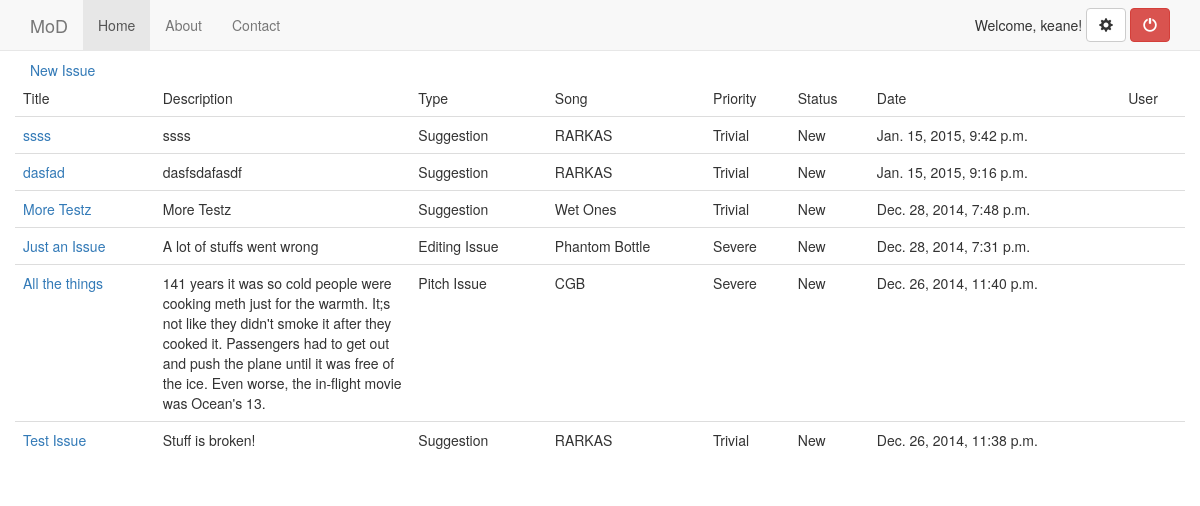
The page /issues/ (signed in) on the database its author committed.
### issues/models.py (models this page shows, shortened)
class Issue(models.Model):
    def is_new(self):
        return self.status == 'New'
    is_new.boolean = True
    title = models.CharField(max_length=50)
    description = models.CharField(max_length=1000)
    date = models.DateTimeField('date')
    typeof = models.CharField(max_length=100, choices=TYPE_CHOICES, default='Suggestion')
    severity = models.CharField(max_length = 100, choices=SEVERITY_CHOICES, default='Trivial')
    status = models.CharField(max_length = 50, choices=STATUS_CHOICES, default='New')
    upvotes = models.IntegerField(default=0)
    downvotes = models.IntegerField(default=0)
    song = models.ForeignKey(Song)
    seconds = models.IntegerField(default=0)
    reporter = models.CharField(max_length=30, default='nobody')

class Song(models.Model):
    def __str__(self):
        return self.title
    title = models.CharField(max_length=50, default='')
    notes = models.CharField(max_length=200, default='None')
    url = models.CharField(max_length=500, default='')

### issues/views.py (the view)
class IndexView(generic.ListView):
    template_name = 'issues/index.html'
    context_object_name = 'issue_recent_list'
    def get_queryset(self):
        return Issue.objects.order_by('-date')[:25]

### issues/templates/issues/index.html (shortened to what this page needs)
{% extends 'issues/base.html' %}
{% load staticfiles %}
{% block body %}
<div class="list">
    {% if issue_recent_list %}
    <a href="{% url 'issues:new_issue' %}">New Issue</a>
    <div class="row" >
        <table class="table">
            <thead
                <tr>
                    <td>Title</td>
                    <td>Description</td>
                    <td>Type</td>
                    <td>Song</td>
                    <td>Priority</td>
                    <td>Status</td>
                    <td>Date</td>
                    <td>User</td>
            </thead>
            <tbody>
                {% for issue in issue_recent_list %}
                <tr>
                    <td><a href="{% url 'issues:detail' issue.id %}">{{ issue.title}}</a></td>
                    <td style="text-overflow: ellipsis; max-width: 180px;">{{ issue.description }}</td>
                    <td>{{ issue.typeof }}</td>
                    <td>{{ issue.song }}</td>
                    <td>{{ issue.severity }}</td>
                    <td>{{ issue.status }}</td>
                    <td>{{ issue.date }}</td>
                    <td>{{ issue.postedby }}</td>
                </tr>
                {% endfor %}
            </tbody>
                            {% else %}
                            <tr>
                                <td><strong>There is nothing here. Yay!</strong></td>
                            </tr>
                            {% endif %}
                        </table>
                    </div>
            </div>
            {% endblock %}

### issues/templates/issues/base.html (shortened to what this page needs)
{% load staticfiles %}
<!DOCTYPE html>
<html lang="en">
    <head>
        <link href="/static/dist/css/bootstrap.min.css" rel="stylesheet">
    </head>
    <body style="padding-top:60px;">
        <nav class="navbar navbar-default navbar-fixed-top">
            <div class="container">
                <div class="navbar-header">
                    <a class="navbar-brand" href="#">MoD</a>
                </div>
                <div id="navbar" class="collapse navbar-collapse">
                    <ul class="nav navbar-nav">
                        <li class="active"><a href="{% url 'issues:index' %}">Home</a></li>
                        <li><a href="#about">About</a></li>
                        <li><a href="#contact">Contact</a></li>
                    </ul>
                    <form class="navbar-form navbar-right">
                        <div class="form-group">
                            Welcome, {{ user }}!
                        </div>
                        {% if user.is_superuser %}
                        <div class="form-group">
                            <button type="button" class="btn btn-default"><span class="glyphicon glyphicon-cog" aria-hidden="true"></span></button>
                        </div>
                        {% endif %}
                        <a href="{% url 'issues:logout' %}"><button type="button" class="btn btn-danger"><span class="glyphicon glyphicon-off" aria-hidden="true"></span></button></a>
                    </form>
                </div>
            </div>
        </nav>
        <div class="container">
            {% block body %}{% endblock %}
        </div>
    </body>
</html>

### rows shown on the page
Issue: title "ssss", description "ssss", typeof "Suggestion", song "RARKAS", severity "Trivial", status "New", date "Jan. 15, 2015, 9:42 p.m."
Issue: title "dasfad", description "dasfsdafasdf", typeof "Suggestion", song "RARKAS", severity "Trivial", status "New", date "Jan. 15, 2015, 9:16 p.m."
Issue: title "More Testz", description "More Testz", typeof "Suggestion", song "Wet Ones", severity "Trivial", status "New", date "Dec. 28, 2014, 7:48 p.m."
Issue: title "Just an Issue", description "A lot of stuffs went wrong", typeof "Editing Issue", song "Phantom Bottle", severity "Severe", status "New", date "Dec. 28, 2014, 7:31 p.m."
Issue: title "All the things", description "141 years it was so cold people were cooking meth just for the warmth. It;s not like they didn't smoke it after they cooked it. Passengers had to get out and push the plane until it was free of the ice. Even worse, the in-flight movie was Ocean's 13.", typeof "Pitch Issue", song "CGB", severity "Severe", status "New", date "Dec. 26, 2014, 11:40 p.m."
Issue: title "Test Issue", description "Stuff is broken!", typeof "Suggestion", song "RARKAS", severity "Trivial", status "New", date "Dec. 26, 2014, 11:38 p.m."

### other values the page prints
{{ user }} "keane"
